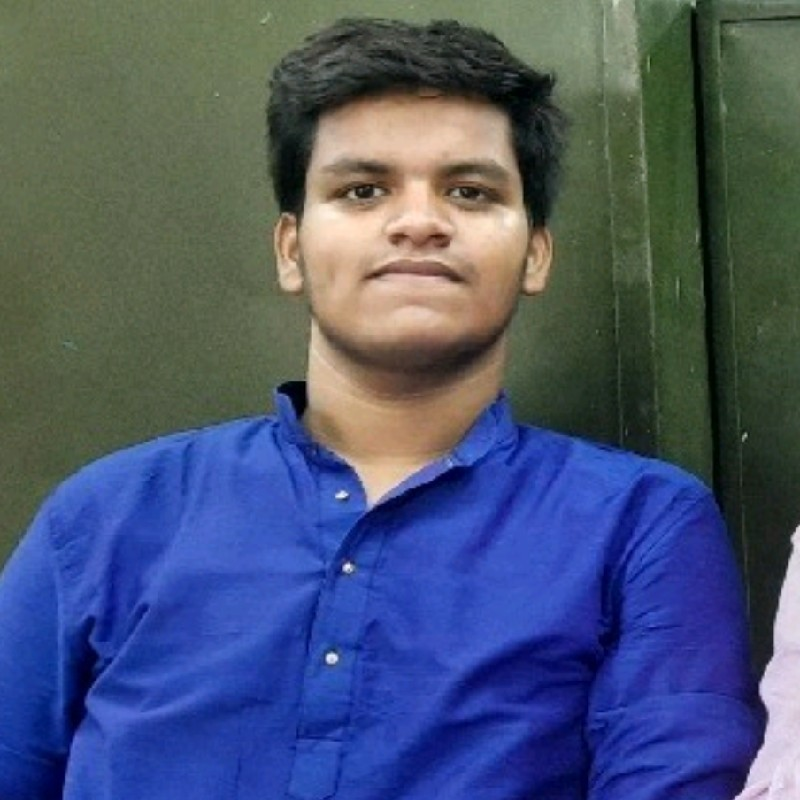
%> input picture Matlab Assignment 4/bikash.jpg, 800 x 800 px
$ octave ass_9.m   (GNU Octave 9; MATLAB toolbox functions it lacks are replaced by stand-ins)
%> lines starting %> are read from the running program, lines starting %| are printed output that depends on the picture
I = imread('bikash.JPG');
%> I is the input picture: size 800x800x3 uint8; mean R, G, B 74.6, 85.7, 112.9
grayscaleimage = rgb2gray(I);
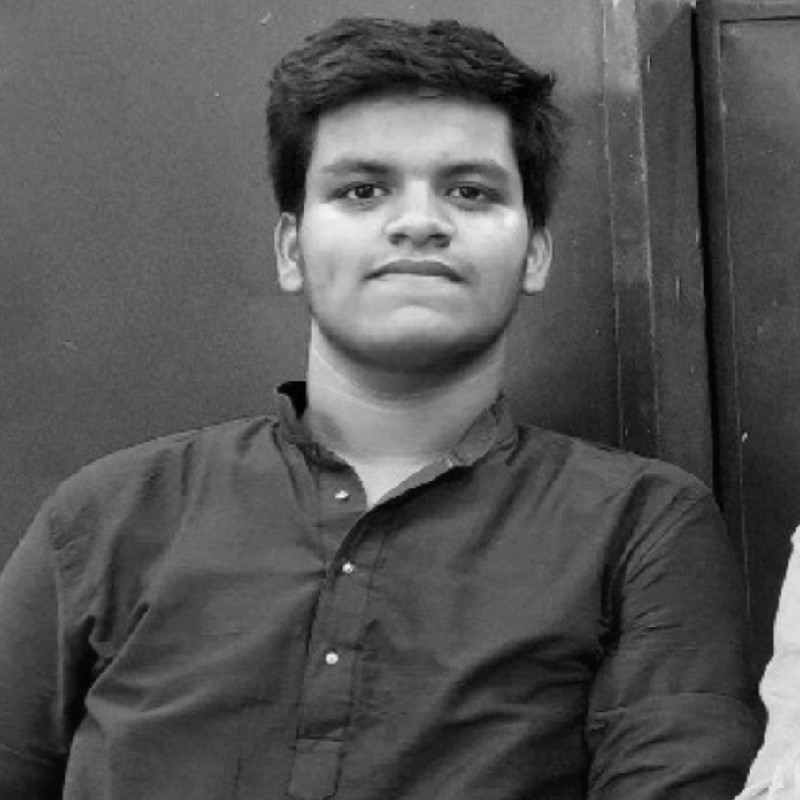
%> grayscaleimage: size 800x800 uint8; min 0, max 244, mean 85.5
croppedimage = imcrop(grayscaleimage, [100 50 150 200]);
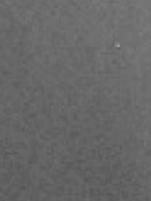
%> croppedimage: size 201x151 uint8; min 86, max 163, mean 103.7
subplot(1,2,1);
imshow(grayscaleimage);
title('GRAY SCALE IMAGE');

subplot(1,2,2);
imshow(croppedimage);
title('CROPPED IMAGE');
